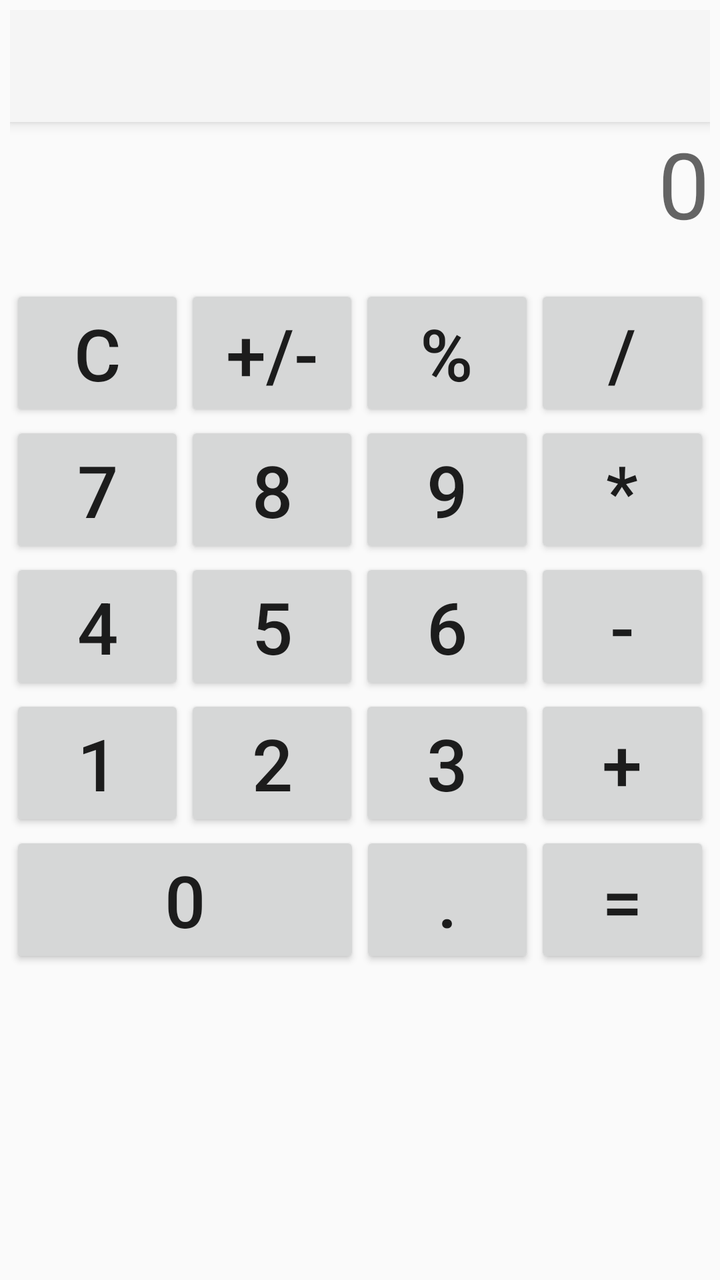
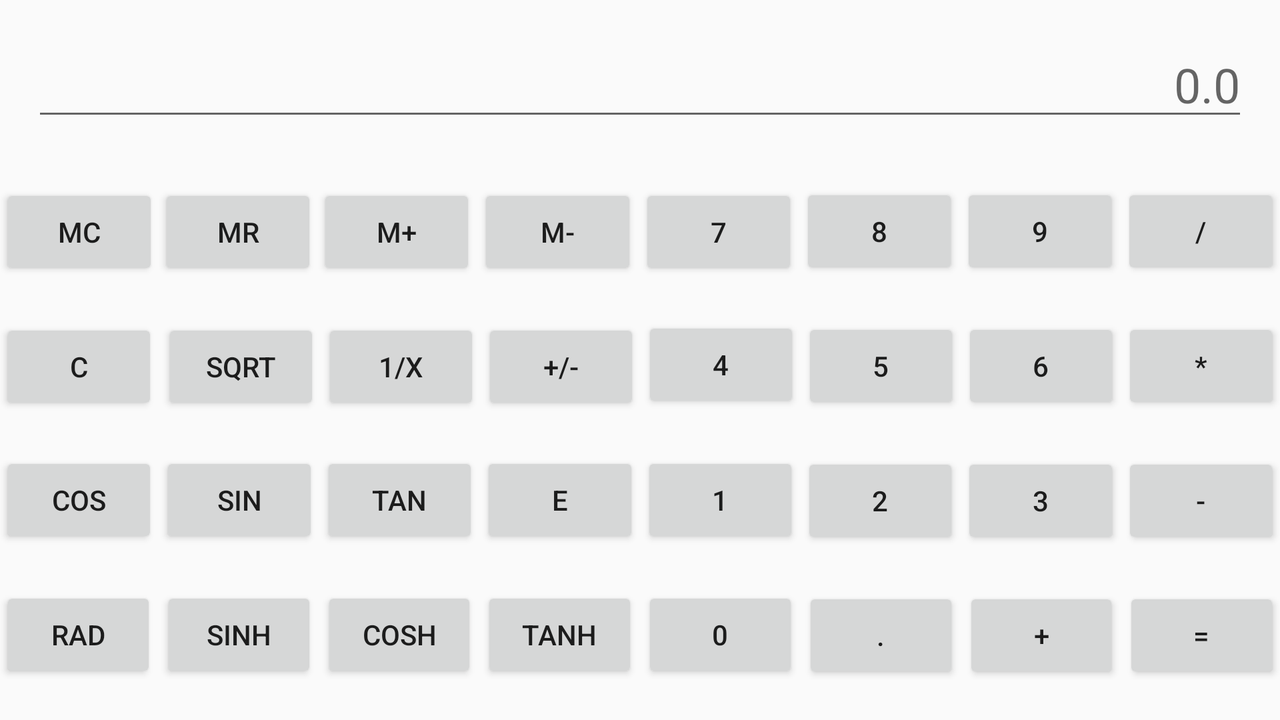

Two renders of one Android screen. The first uses the default layout on a phone; the second uses the alternative layout the repository ships for a different screen configuration, on a matching device. The two XML files are below.
<!-- AndroidManifest.xml: application theme Theme.AppCompat.Light.NoActionBar -->
<!-- res/layout/activity_main.xml -->
<?xml version="1.0" encoding="utf-8"?>
<RelativeLayout xmlns:android="http://schemas.android.com/apk/res/android"
    xmlns:app="http://schemas.android.com/apk/res-auto"
    xmlns:tools="http://schemas.android.com/tools"
    android:layout_width="match_parent"
    android:layout_height="match_parent"
    android:orientation="vertical"
    android:layout_margin="5dp"
    tools:context=".MainActivity">

    <androidx.appcompat.widget.Toolbar
        android:id="@+id/myToolbar"
        android:layout_width="match_parent"
        android:layout_height="?attr/actionBarSize"
        android:background="?attr/colorPrimary"
        android:elevation="4dp"
        android:theme="@style/ThemeOverlay.AppCompat.ActionBar"
        app:popupTheme="@style/ThemeOverlay.AppCompat.Dark" />

    <ImageView
        android:id="@+id/imgView"
        android:layout_width="match_parent"
        android:layout_height="match_parent" />

    <TextView
        android:id="@+id/infoTextView"
        android:layout_width="match_parent"
        android:layout_height="wrap_content"
        android:layout_marginBottom="20dp"
        android:hint="0"
        android:layout_below="@id/myToolbar"
        android:textAlignment="textEnd"
        android:textSize="46dp" />

    <LinearLayout
        android:id="@+id/LinearLayout5"
        android:layout_width="match_parent"
        android:layout_height="wrap_content"
        android:layout_below="@id/infoTextView"
        android:orientation="horizontal">

        <Button
            android:id="@+id/buttonClean"
            android:layout_width="0dp"
            android:layout_height="wrap_content"
            android:layout_weight="1"
            android:text="C"
            android:textSize="36sp" />

        <Button
            android:id="@+id/buttonChange"
            android:layout_width="0dp"
            android:layout_height="wrap_content"
            android:layout_weight="1"
            android:text="+/-"
            android:textSize="36sp" />

        <Button
            android:id="@+id/buttonPercent"
            android:layout_width="0dp"
            android:layout_height="wrap_content"
            android:layout_weight="1"
            android:text="%"
            android:textSize="36sp" />

        <Button
            android:id="@+id/buttonDivision"
            android:layout_width="0dp"
            android:layout_height="wrap_content"
            android:layout_weight="1"
            android:text="/"
            android:textSize="36sp" />

    </LinearLayout>

    <LinearLayout
        android:id="@+id/LinearLayout1"
        android:layout_width="match_parent"
        android:layout_height="wrap_content"
        android:layout_below="@id/LinearLayout5"
        android:orientation="horizontal">

        <Button
            android:id="@+id/button7"
            android:layout_width="0dp"
            android:layout_height="wrap_content"
            android:layout_weight="1"
            android:text="7"
            android:textSize="36sp" />

        <Button
            android:id="@+id/button8"
            android:layout_width="0dp"
            android:layout_height="wrap_content"
            android:layout_weight="1"
            android:text="8"
            android:textSize="36sp" />

        <Button
            android:id="@+id/button9"
            android:layout_width="0dp"
            android:layout_height="wrap_content"
            android:layout_weight="1"
            android:text="9"
            android:textSize="36sp" />

        <Button
            android:id="@+id/buttonMultiplication"
            android:layout_width="0dp"
            android:layout_height="wrap_content"
            android:layout_weight="1"
            android:text="*"
            android:textSize="36sp" />

    </LinearLayout>

    <LinearLayout
        android:id="@+id/LinearLayout2"
        android:layout_width="match_parent"
        android:layout_height="wrap_content"
        android:layout_below="@id/LinearLayout1"
        android:orientation="horizontal">

        <Button
            android:id="@+id/button4"
            android:layout_width="0dp"
            android:layout_height="wrap_content"
            android:layout_weight="1"
            android:text="4"
            android:textSize="36sp" />

        <Button
            android:id="@+id/button5"
            android:layout_width="0dp"
            android:layout_height="wrap_content"
            android:layout_weight="1"
            android:text="5"
            android:textSize="36sp" />

        <Button
            android:id="@+id/button6"
            android:layout_width="0dp"
            android:layout_height="wrap_content"
            android:layout_weight="1"
            android:text="6"
            android:textSize="36sp" />

        <Button
            android:id="@+id/buttonSubtraction"
            android:layout_width="0dp"
            android:layout_height="wrap_content"
            android:layout_weight="1"
            android:text="-"
            android:textSize="36sp" />

    </LinearLayout>

    <LinearLayout
        android:id="@+id/LinearLayout3"
        android:layout_width="match_parent"
        android:layout_height="wrap_content"
        android:layout_below="@id/LinearLayout2"
        android:orientation="horizontal">

        <Button
            android:id="@+id/button1"
            android:layout_width="0dp"
            android:layout_height="wrap_content"
            android:layout_weight="1"
            android:text="1"
            android:textSize="36sp" />

        <Button
            android:id="@+id/button2"
            android:layout_width="0dp"
            android:layout_height="wrap_content"
            android:layout_weight="1"
            android:text="2"
            android:textSize="36sp" />

        <Button
            android:id="@+id/button3"
            android:layout_width="0dp"
            android:layout_height="wrap_content"
            android:layout_weight="1"
            android:text="3"
            android:textSize="36sp" />

        <Button
            android:id="@+id/buttonAddition"
            android:layout_width="0dp"
            android:layout_height="wrap_content"
            android:layout_weight="1"
            android:text="+"
            android:textSize="36sp" />

    </LinearLayout>

    <LinearLayout
        android:id="@+id/LinearLayout4"
        android:layout_width="match_parent"
        android:layout_height="wrap_content"
        android:layout_below="@id/LinearLayout3"
        android:orientation="horizontal">

        <Button
            android:id="@+id/button0"
            android:layout_width="0dp"
            android:layout_height="wrap_content"
            android:layout_weight="2"
            android:text="0"
            android:textSize="36sp" />

        <Button
            android:id="@+id/buttonDot"
            android:layout_width="0dp"
            android:layout_height="wrap_content"
            android:layout_weight="1"
            android:text="."
            android:textSize="36sp" />

        <Button
            android:id="@+id/buttonEqual"
            android:layout_width="0dp"
            android:layout_height="wrap_content"
            android:layout_weight="1"
            android:text="="
            android:textSize="36sp" />

    </LinearLayout>

</RelativeLayout>
<!-- resources referenced by this layout -->
<resources>

</resources>
<!-- res/layout-land/activity_main.xml (the repository's variant of the layout above) -->
<!-- drawn on the phone turned sideways -->
<?xml version="1.0" encoding="utf-8"?>
<androidx.constraintlayout.widget.ConstraintLayout xmlns:android="http://schemas.android.com/apk/res/android"
    xmlns:app="http://schemas.android.com/apk/res-auto"
    xmlns:tools="http://schemas.android.com/tools"
    android:layout_width="match_parent"
    android:layout_height="match_parent">

    <Button
        android:id="@+id/button"
        android:layout_width="0dp"
        android:layout_height="wrap_content"
        android:layout_marginTop="8dp"
        android:text="mc"
        app:layout_constraintBottom_toTopOf="@+id/button17"
        app:layout_constraintEnd_toStartOf="@+id/button10"
        app:layout_constraintStart_toStartOf="parent"
        app:layout_constraintTop_toBottomOf="@+id/editText" />

    <Button
        android:id="@+id/button10"
        android:layout_width="0dp"
        android:layout_height="wrap_content"
        android:layout_marginTop="8dp"
        android:text="mr"
        app:layout_constraintBottom_toTopOf="@+id/button18"
        app:layout_constraintEnd_toStartOf="@+id/button11"
        app:layout_constraintStart_toEndOf="@+id/button"
        app:layout_constraintTop_toBottomOf="@+id/editText" />

    <Button
        android:id="@+id/button11"
        android:layout_width="0dp"
        android:layout_height="wrap_content"
        android:layout_marginTop="8dp"
        android:text="m+"
        app:layout_constraintBottom_toTopOf="@+id/button19"
        app:layout_constraintEnd_toStartOf="@+id/button12"
        app:layout_constraintStart_toEndOf="@+id/button10"
        app:layout_constraintTop_toBottomOf="@+id/editText" />

    <Button
        android:id="@+id/button12"
        android:layout_width="0dp"
        android:layout_height="wrap_content"
        android:layout_marginStart="1dp"
        android:layout_marginTop="8dp"
        android:text="m-"
        app:layout_constraintBottom_toTopOf="@+id/button20"
        app:layout_constraintEnd_toStartOf="@+id/button13"
        app:layout_constraintStart_toEndOf="@+id/button11"
        app:layout_constraintTop_toBottomOf="@+id/editText" />

    <Button
        android:id="@+id/button13"
        android:layout_width="0dp"
        android:layout_height="wrap_content"
        android:layout_marginStart="1dp"
        android:layout_marginTop="8dp"
        android:text="7"
        app:layout_constraintBottom_toTopOf="@+id/button21"
        app:layout_constraintEnd_toStartOf="@+id/button14"
        app:layout_constraintStart_toEndOf="@+id/button12"
        app:layout_constraintTop_toBottomOf="@+id/editText" />

    <Button
        android:id="@+id/button14"
        android:layout_width="0dp"
        android:layout_height="wrap_content"
        android:layout_marginStart="1dp"
        android:layout_marginTop="8dp"
        android:text="8"
        app:layout_constraintBottom_toTopOf="@+id/button22"
        app:layout_constraintEnd_toStartOf="@+id/button15"
        app:layout_constraintStart_toEndOf="@+id/button13"
        app:layout_constraintTop_toBottomOf="@+id/editText" />

    <Button
        android:id="@+id/button15"
        android:layout_width="0dp"
        android:layout_height="wrap_content"
        android:layout_marginStart="1dp"
        android:layout_marginTop="8dp"
        android:text="9"
        app:layout_constraintBottom_toTopOf="@+id/button23"
        app:layout_constraintEnd_toStartOf="@+id/button16"
        app:layout_constraintStart_toEndOf="@+id/button14"
        app:layout_constraintTop_toBottomOf="@+id/editText" />

    <Button
        android:id="@+id/button16"
        android:layout_width="0dp"
        android:layout_height="wrap_content"
        android:layout_marginStart="1dp"
        android:layout_marginTop="8dp"
        android:text="/"
        app:layout_constraintBottom_toTopOf="@+id/button24"
        app:layout_constraintEnd_toEndOf="parent"
        app:layout_constraintStart_toEndOf="@+id/button15"
        app:layout_constraintTop_toBottomOf="@+id/editText" />

    <Button
        android:id="@+id/button17"
        android:layout_width="0dp"
        android:layout_height="wrap_content"
        android:layout_marginEnd="1dp"
        android:layout_marginTop="1dp"
        android:text="C"
        app:layout_constraintBottom_toTopOf="@+id/button25"
        app:layout_constraintEnd_toStartOf="@+id/button18"
        app:layout_constraintStart_toStartOf="parent"
        app:layout_constraintTop_toBottomOf="@+id/button" />

    <EditText
        android:id="@+id/editText"
        android:layout_width="0dp"
        android:layout_height="wrap_content"
        android:layout_marginEnd="16dp"
        android:layout_marginStart="16dp"
        android:layout_marginTop="16dp"
        android:ems="10"
        android:hint="0.0"
        android:inputType="textPersonName"
        android:textAlignment="textEnd"
        android:textSize="24sp"
        app:layout_constraintEnd_toEndOf="parent"
        app:layout_constraintStart_toStartOf="parent"
        app:layout_constraintTop_toTopOf="parent" />

    <Button
        android:id="@+id/button18"
        android:layout_width="0dp"
        android:layout_height="wrap_content"
        android:layout_marginStart="1dp"
        android:layout_marginTop="1dp"
        android:text="Sqrt"
        app:layout_constraintBottom_toTopOf="@+id/button26"
        app:layout_constraintEnd_toStartOf="@+id/button19"
        app:layout_constraintStart_toEndOf="@+id/button17"
        app:layout_constraintTop_toBottomOf="@+id/button10" />

    <Button
        android:id="@+id/button19"
        android:layout_width="0dp"
        android:layout_height="wrap_content"
        android:layout_marginStart="1dp"
        android:layout_marginTop="1dp"
        android:text="1/x"
        app:layout_constraintBottom_toTopOf="@+id/button27"
        app:layout_constraintEnd_toStartOf="@+id/button20"
        app:layout_constraintStart_toEndOf="@+id/button18"
        app:layout_constraintTop_toBottomOf="@+id/button11" />

    <Button
        android:id="@+id/button20"
        android:layout_width="0dp"
        android:layout_height="wrap_content"
        android:layout_marginStart="1dp"
        android:layout_marginTop="1dp"
        android:text="+/-"
        app:layout_constraintBottom_toTopOf="@+id/button28"
        app:layout_constraintEnd_toStartOf="@+id/button21"
        app:layout_constraintStart_toEndOf="@+id/button19"
        app:layout_constraintTop_toBottomOf="@+id/button12" />

    <Button
        android:id="@+id/button21"
        android:layout_width="0dp"
        android:layout_height="wrap_content"
        android:layout_marginStart="1dp"
        android:text="4"
        app:layout_constraintBottom_toTopOf="@+id/button29"
        app:layout_constraintEnd_toStartOf="@+id/button22"
        app:layout_constraintStart_toEndOf="@+id/button20"
        app:layout_constraintTop_toBottomOf="@+id/button13" />

    <Button
        android:id="@+id/button22"
        android:layout_width="0dp"
        android:layout_height="48dp"
        android:layout_marginStart="1dp"
        android:layout_marginTop="1dp"
        android:text="5"
        app:layout_constraintBottom_toTopOf="@+id/button30"
        app:layout_constraintEnd_toStartOf="@+id/button23"
        app:layout_constraintStart_toEndOf="@+id/button21"
        app:layout_constraintTop_toBottomOf="@+id/button14" />

    <Button
        android:id="@+id/button23"
        android:layout_width="0dp"
        android:layout_height="wrap_content"
        android:layout_marginStart="1dp"
        android:layout_marginTop="1dp"
        android:text="6"
        app:layout_constraintBottom_toTopOf="@+id/button31"
        app:layout_constraintEnd_toStartOf="@+id/button24"
        app:layout_constraintStart_toEndOf="@+id/button22"
        app:layout_constraintTop_toBottomOf="@+id/button15" />

    <Button
        android:id="@+id/button24"
        android:layout_width="0dp"
        android:layout_height="wrap_content"
        android:layout_marginStart="1dp"
        android:layout_marginTop="1dp"
        android:text="*"
        app:layout_constraintBottom_toTopOf="@+id/button32"
        app:layout_constraintEnd_toEndOf="parent"
        app:layout_constraintStart_toEndOf="@+id/button23"
        app:layout_constraintTop_toBottomOf="@+id/button16" />

    <Button
        android:id="@+id/button25"
        android:layout_width="0dp"
        android:layout_height="wrap_content"
        android:text="cos"
        app:layout_constraintBottom_toTopOf="@+id/button33"
        app:layout_constraintEnd_toStartOf="@+id/button26"
        app:layout_constraintStart_toStartOf="parent"
        app:layout_constraintTop_toBottomOf="@+id/button17" />

    <Button
        android:id="@+id/button26"
        android:layout_width="0dp"
        android:layout_height="wrap_content"
        android:layout_marginStart="1dp"
        android:text="sin"
        app:layout_constraintBottom_toTopOf="@+id/button34"
        app:layout_constraintEnd_toStartOf="@+id/button27"
        app:layout_constraintStart_toEndOf="@+id/button25"
        app:layout_constraintTop_toBottomOf="@+id/button18" />

    <Button
        android:id="@+id/button27"
        android:layout_width="0dp"
        android:layout_height="wrap_content"
        android:layout_marginStart="1dp"
        android:text="tan"
        app:layout_constraintBottom_toTopOf="@+id/button35"
        app:layout_constraintEnd_toStartOf="@+id/button28"
        app:layout_constraintStart_toEndOf="@+id/button26"
        app:layout_constraintTop_toBottomOf="@+id/button19" />

    <Button
        android:id="@+id/button28"
        android:layout_width="0dp"
        android:layout_height="wrap_content"
        android:layout_marginStart="1dp"
        android:text="e"
        app:layout_constraintBottom_toTopOf="@+id/button36"
        app:layout_constraintEnd_toStartOf="@+id/button29"
        app:layout_constraintStart_toEndOf="@+id/button27"
        app:layout_constraintTop_toBottomOf="@+id/button20" />

    <Button
        android:id="@+id/button29"
        android:layout_width="0dp"
        android:layout_height="48dp"
        android:layout_marginStart="1dp"
        android:layout_marginTop="1dp"
        android:text="1"
        app:layout_constraintBottom_toTopOf="@+id/button37"
        app:layout_constraintEnd_toStartOf="@+id/button30"
        app:layout_constraintStart_toEndOf="@+id/button28"
        app:layout_constraintTop_toBottomOf="@+id/button21" />

    <Button
        android:id="@+id/button30"
        android:layout_width="0dp"
        android:layout_height="wrap_content"
        android:layout_marginStart="1dp"
        android:layout_marginTop="1dp"
        android:text="2"
        app:layout_constraintBottom_toTopOf="@+id/button38"
        app:layout_constraintEnd_toStartOf="@+id/button31"
        app:layout_constraintStart_toEndOf="@+id/button29"
        app:layout_constraintTop_toBottomOf="@+id/button22" />

    <Button
        android:id="@+id/button31"
        android:layout_width="0dp"
        android:layout_height="wrap_content"
        android:layout_marginStart="1dp"
        android:layout_marginTop="1dp"
        android:text="3"
        app:layout_constraintBottom_toTopOf="@+id/button39"
        app:layout_constraintEnd_toStartOf="@+id/button32"
        app:layout_constraintStart_toEndOf="@+id/button30"
        app:layout_constraintTop_toBottomOf="@+id/button23" />

    <Button
        android:id="@+id/button32"
        android:layout_width="0dp"
        android:layout_height="wrap_content"
        android:layout_marginStart="1dp"
        android:layout_marginTop="1dp"
        android:text="-"
        app:layout_constraintBottom_toTopOf="@+id/button40"
        app:layout_constraintEnd_toEndOf="parent"
        app:layout_constraintStart_toEndOf="@+id/button31"
        app:layout_constraintTop_toBottomOf="@+id/button24" />

    <Button
        android:id="@+id/button33"
        android:layout_width="0dp"
        android:layout_height="wrap_content"
        android:layout_marginEnd="1dp"
        android:layout_marginTop="1dp"
        android:text="rad"
        app:layout_constraintBottom_toBottomOf="parent"
        app:layout_constraintEnd_toStartOf="@+id/button34"
        app:layout_constraintStart_toStartOf="parent"
        app:layout_constraintTop_toBottomOf="@+id/button25" />

    <Button
        android:id="@+id/button34"
        android:layout_width="0dp"
        android:layout_height="wrap_content"
        android:layout_marginEnd="1dp"
        android:layout_marginStart="1dp"
        android:layout_marginTop="1dp"
        android:text="sinh"
        app:layout_constraintBottom_toBottomOf="parent"
        app:layout_constraintEnd_toStartOf="@+id/button35"
        app:layout_constraintStart_toEndOf="@+id/button33"
        app:layout_constraintTop_toBottomOf="@+id/button26" />

    <Button
        android:id="@+id/button35"
        android:layout_width="0dp"
        android:layout_height="wrap_content"
        android:layout_marginEnd="1dp"
        android:layout_marginStart="1dp"
        android:layout_marginTop="1dp"
        android:text="cosh"
        app:layout_constraintBottom_toBottomOf="parent"
        app:layout_constraintEnd_toStartOf="@+id/button36"
        app:layout_constraintStart_toEndOf="@+id/button34"
        app:layout_constraintTop_toBottomOf="@+id/button27" />

    <Button
        android:id="@+id/button36"
        android:layout_width="0dp"
        android:layout_height="wrap_content"
        android:layout_marginEnd="1dp"
        android:layout_marginStart="1dp"
        android:layout_marginTop="1dp"
        android:text="tanh"
        app:layout_constraintBottom_toBottomOf="parent"
        app:layout_constraintEnd_toStartOf="@+id/button37"
        app:layout_constraintStart_toEndOf="@+id/button35"
        app:layout_constraintTop_toBottomOf="@+id/button28" />

    <Button
        android:id="@+id/button37"
        android:layout_width="0dp"
        android:layout_height="wrap_content"
        android:layout_marginEnd="1dp"
        android:layout_marginStart="1dp"
        android:layout_marginTop="1dp"
        android:text="0"
        app:layout_constraintBottom_toBottomOf="parent"
        app:layout_constraintEnd_toStartOf="@+id/button38"
        app:layout_constraintStart_toEndOf="@+id/button36"
        app:layout_constraintTop_toBottomOf="@+id/button29" />

    <Button
        android:id="@+id/button38"
        android:layout_width="0dp"
        android:layout_height="wrap_content"
        android:layout_marginEnd="1dp"
        android:layout_marginStart="1dp"
        android:layout_marginTop="1dp"
        android:text="."
        app:layout_constraintBottom_toBottomOf="parent"
        app:layout_constraintEnd_toStartOf="@+id/button39"
        app:layout_constraintStart_toEndOf="@+id/button37"
        app:layout_constraintTop_toBottomOf="@+id/button30" />

    <Button
        android:id="@+id/button39"
        android:layout_width="0dp"
        android:layout_height="wrap_content"
        android:layout_marginEnd="1dp"
        android:layout_marginStart="1dp"
        android:layout_marginTop="1dp"
        android:text="+"
        app:layout_constraintBottom_toBottomOf="parent"
        app:layout_constraintEnd_toStartOf="@+id/button40"
        app:layout_constraintStart_toEndOf="@+id/button38"
        app:layout_constraintTop_toBottomOf="@+id/button31" />

    <Button
        android:id="@+id/button40"
        android:layout_width="0dp"
        android:layout_height="wrap_content"
        android:layout_marginStart="1dp"
        android:layout_marginTop="1dp"
        android:text="="
        app:layout_constraintBottom_toBottomOf="parent"
        app:layout_constraintEnd_toEndOf="parent"
        app:layout_constraintStart_toEndOf="@+id/button39"
        app:layout_constraintTop_toBottomOf="@+id/button32" />
</androidx.constraintlayout.widget.ConstraintLayout>
